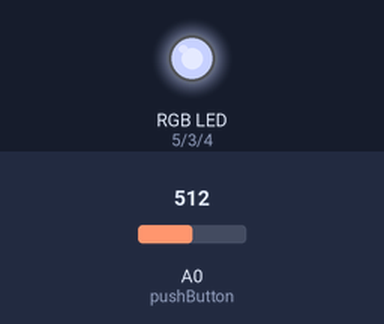
A sketch run on a simulated Arduino Uno, built with avr-gcc and run on an emulated ATmega328P. Parts: an RGB LED mixed from three pins (HIGH = lit). The inputs (shaded band) are chosen by the test bench; at power-on: A0 (pushButton) = 512. Dim RGB values are drawn brighter than linear; random numbers use the default seed unless the sketch sets one.

Above: at 1.3 s.
1.4 s: A0 (pushButton) set to 0
At 2.9 s:
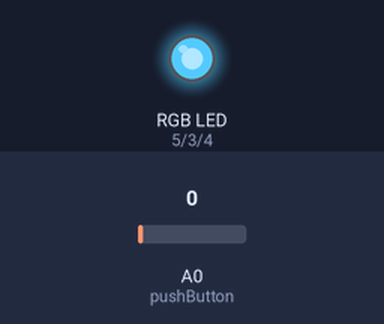
4.4 s: A0 (pushButton) set to 122
6.0 s: A0 (pushButton) set to 306
At 7.2 s:
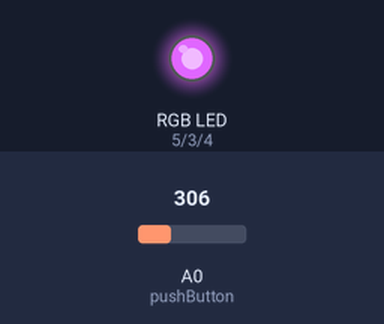
7.5 s: A0 (pushButton) set to 511
At 8.5 s:
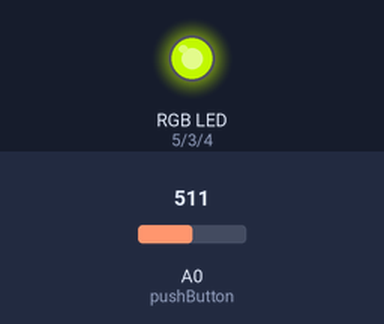
9.0 s: A0 (pushButton) set to 716
At 9.7 s:
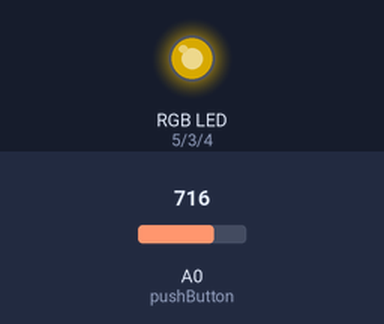
Timing chart, 0 to 11.5 s (numbered marks = the images above; inputs shaded):
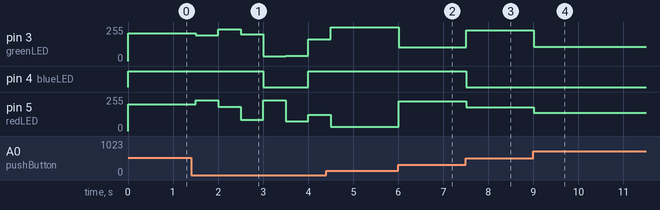

Measured:
- after the input at 1.4 s, pin 3 (greenLED): 209/255 → 193/255 after 0.10 s, → 240/255 0.50 s later, → 202/255 0.50 s later, → 34/255 0.50 s later, … (6 changes in this stretch); pin 4 (blueLED): HIGH → LOW after 1.6 s, → HIGH 1.0 s later
- after the input at 6.0 s, pin 3 (greenLED): 254/255 → 102/255 at once; pin 5 (redLED): 31/255 → 224/255 at once
- after the input at 7.5 s, pin 3 (greenLED): 102/255 → 232/255 at once; pin 4 (blueLED): HIGH → LOW at once; pin 5 (redLED): 224/255 → 180/255 at once
- after the input at 9.0 s, pin 3 (greenLED): 232/255 → 107/255 at once; pin 5 (redLED): 180/255 → 136/255 at once

The sketch:

demo2.ino
```cpp
//these teensy pins are PWM capable pins
int greenLED = 3;//3.0V, ~33ohm or bigger - LEDs turn ON with very little current so the 220 ohm that came with the tri-color LED are fine
int blueLED = 4;//2.3V, ~111ohm
int redLED = 5;//1.6V, ~189ohm

int pushButton = 14;
int myDelay = 800;
int counter;

long dutyCycleRandNumber;

void setup() {
  // put your setup code here, to run once:
  Serial.begin(9600);
  pinMode(greenLED, OUTPUT);
  pinMode(blueLED, OUTPUT);
  pinMode(redLED, OUTPUT);
  pinMode(pushButton, INPUT);
  pinMode(0, INPUT);//use this open circuited pin for a seed to the random number generator

  //attachInterrupt(pushButton, changeLights, CHANGE);//for task 6, demo #4
}

void loop() {
  randomSeed(analogRead(0));
  dutyCycleRandNumber = random(255);
  analogWrite(greenLED, dutyCycleRandNumber);
  dutyCycleRandNumber = random(255);
  analogWrite(redLED, dutyCycleRandNumber);
  dutyCycleRandNumber = random(255);
  analogWrite(blueLED, dutyCycleRandNumber);
  delay(500);


}//end main
```
